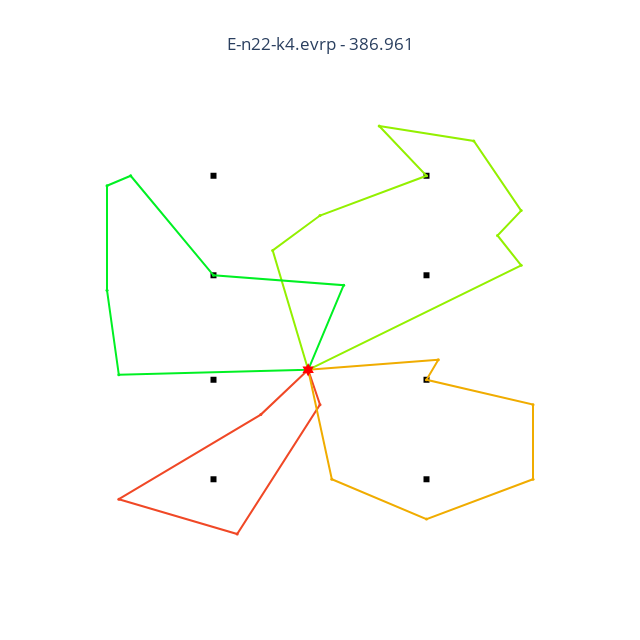

Write notebook code for a chart like this one.
### Code cell
def plot_instance(key):
    best_folder, _ = df[key].idxmin()
    solution = load_scores(best_folder)[key].solution
    args = Namespace(round_int=False, algo=None)
    instance = VRPInstance.from_path(f"dataset/train/data_evrp_wcci/{key}", args, f"sub_{key}")
    instance.name = key
    instance.solution = solution
    fig = instance.plot()
    fig.show()

plot_instance("E-n22-k4.evrp")

### Figure 1 — Plotly figure (JSON) as saved in the notebook; plotly's stock layout.template omitted (floating-point values rounded to 4 significant figures)
{"data": [{"marker": {"color": "black", "size": 6, "symbol": "square"}, "mode": "markers", "name": "station", "type": "scatter", "x": [137, 137, 137, 137, 155, 155, 155, 155], "y": [193, 213, 234, 254, 193, 213, 234, 254]}, {"line": {"color": "rgb(240,72,38,240)", "width": 2}, "mode": "lines", "name": "EVRP1", "type": "scatter", "x": [145, 141, 129, 139, 146, 145], "y": [215, 206, 189, 182, 208, 215]}, {"line": {"color": "rgb(240,172,0,240)", "width": 2}, "mode": "lines", "name": "EVRP2", "type": "scatter", "x": [145, 147, 155, 164, 164, 155, 156, 145], "y": [215, 193, 185, 193, 208, 213, 217, 215]}, {"line": {"color": "rgb(147,240,0,240)", "width": 2}, "mode": "lines", "name": "EVRP3", "type": "scatter", "x": [145, 163, 161, 163, 159, 151, 155, 146, 142, 145], "y": [215, 236, 242, 247, 261, 264, 254, 246, 239, 215]}, {"line": {"color": "rgb(0,240,35,240)", "width": 2}, "mode": "lines", "name": "EVRP4", "type": "scatter", "x": [145, 129, 128, 128, 130, 137, 148, 145], "y": [215, 214, 231, 252, 254, 234, 232, 215]}, {"marker": {"color": "rgb(240,72,38,240)", "size": 3}, "mode": "markers", "name": "EVRP1", "type": "scatter", "x": [145, 141, 129, 139, 146, 145], "y": [215, 206, 189, 182, 208, 215]}, {"marker": {"color": "rgb(240,172,0,240)", "size": 3}, "mode": "markers", "name": "EVRP2", "type": "scatter", "x": [145, 147, 155, 164, 164, 155, 156, 145], "y": [215, 193, 185, 193, 208, 213, 217, 215]}, {"marker": {"color": "rgb(147,240,0,240)", "size": 3}, "mode": "markers", "name": "EVRP3", "type": "scatter", "x": [145, 163, 161, 163, 159, 151, 155, 146, 142, 145], "y": [215, 236, 242, 247, 261, 264, 254, 246, 239, 215]}, {"marker": {"color": "rgb(0,240,35,240)", "size": 3}, "mode": "markers", "name": "EVRP4", "type": "scatter", "x": [145, 129, 128, 128, 130, 137, 148, 145], "y": [215, 214, 231, 252, 254, 234, 232, 215]}, {"marker": {"color": "red", "size": 10, "symbol": "hexagram"}, "mode": "markers", "name": "depot", "type": "scatter", "x": [145], "y": [215]}], "layout": {"height": 640, "showlegend": false, "title": {"text": "E-n22-k4.evrp - 386.961", "x": 0.5}, "width": 640, "xaxis": {"visible": false}, "yaxis": {"visible": false}}}
